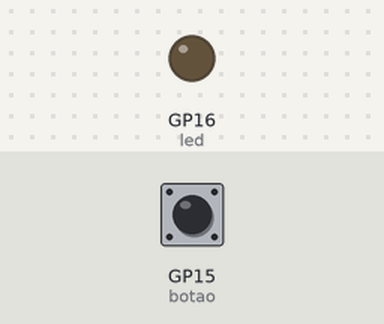
Bench run of a program on a simulated Raspberry Pi Pico running MicroPython. On the bench: output pins drawn as LEDs (lit = HIGH). Inputs (shaded band) come from the test bench; at power-on: GP15 (botao) LOW.

Above: at 1.2 s.
1.3 s: GP15 (botao) pulled HIGH for 0.15 s
At 1.37 s:
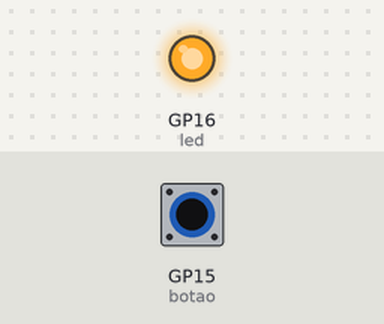
2.9 s: GP15 (botao) pulled HIGH for 3.2 s
At 7.4 s:
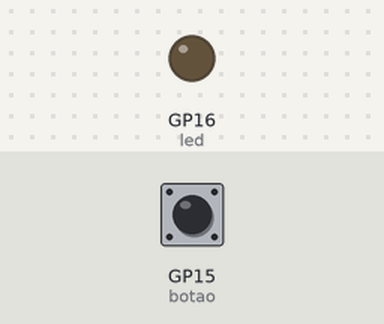
Timing chart, 0 to 8.9 s (numbered marks = the images above; inputs shaded):
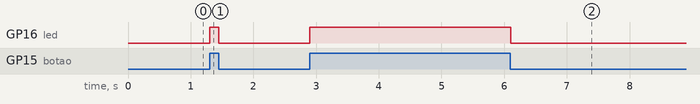

The program:

1.INTERRUPTOR_SIMPLES.py
```python
from machine import Pin
from utime import sleep

led = Pin(16, Pin.OUT)
botao = Pin(15, Pin.IN, Pin.PULL_DOWN)

while True:
    # O valor do LED recebe diretamente o valor da leitura do botão (0 ou 1)
    led.value(botao.value())
    sleep(0.05) # Pequeno atraso para estabilidade
```

Measured:
- after the input at 1.3 s, GP16 (led): LOW → HIGH at once, → LOW 0.15 s later
- after the input at 2.9 s, GP16 (led): LOW → HIGH at once, → LOW 3.2 s later
